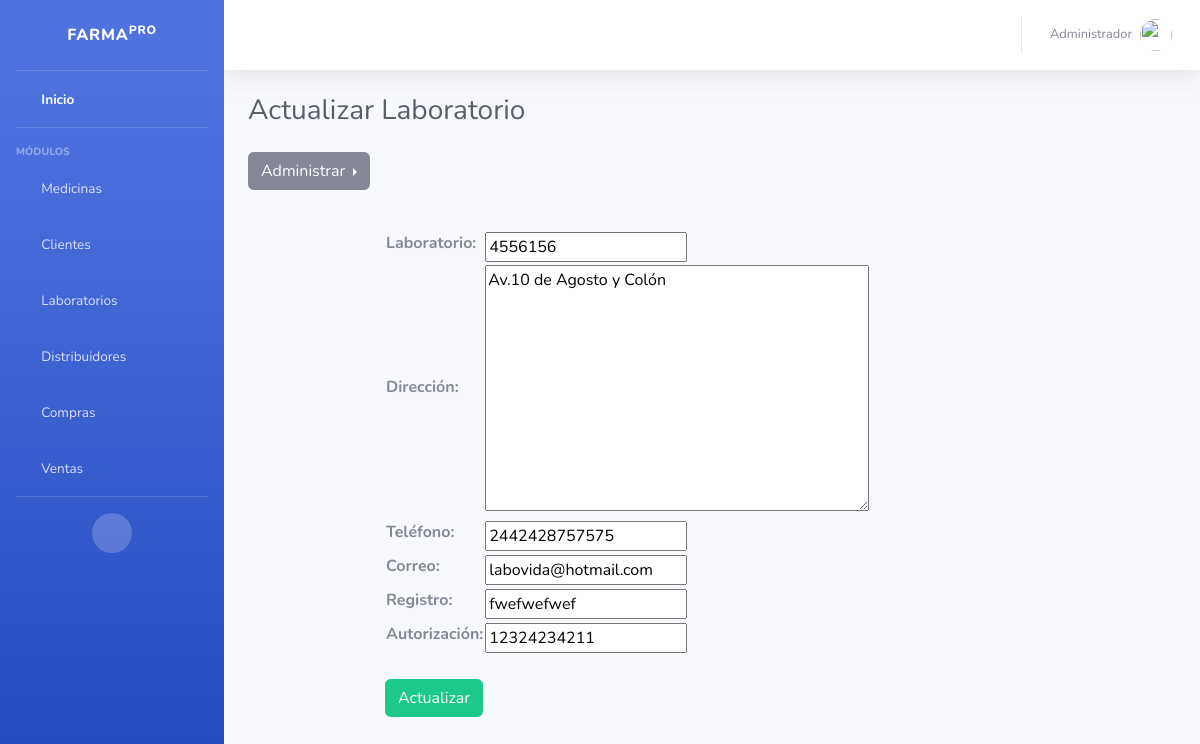
The app's page /laboratorios/update/1, older data.
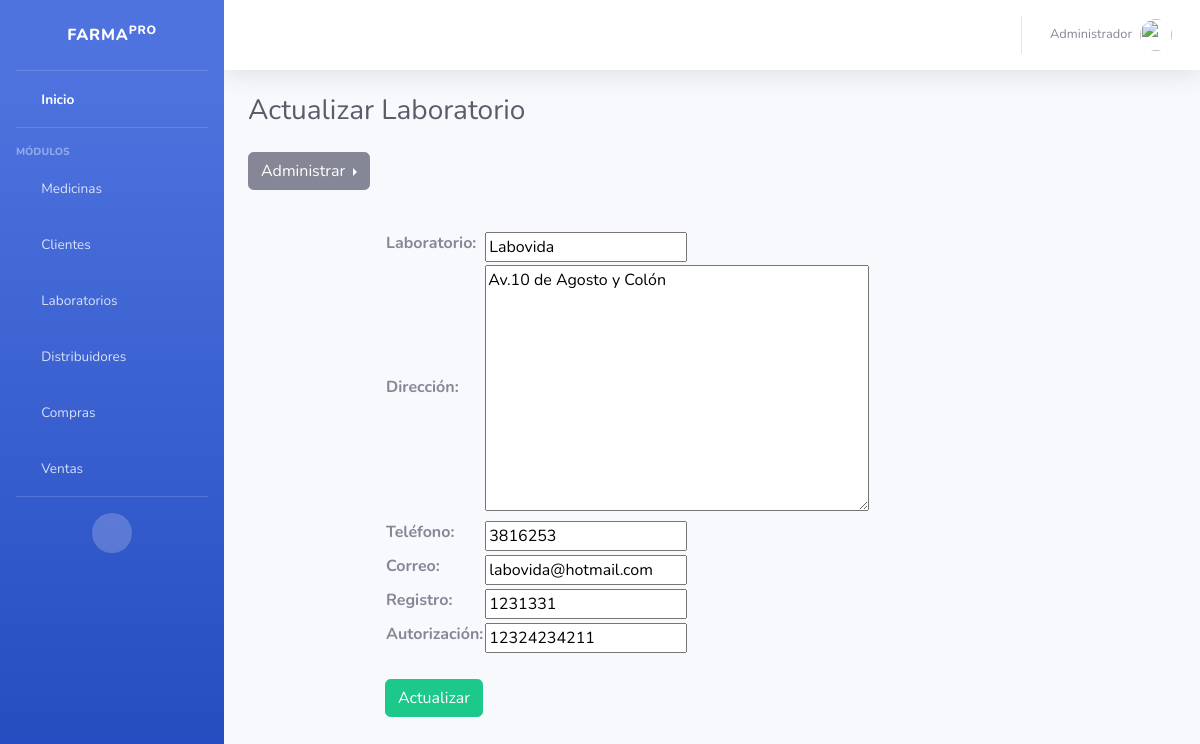
The same page, newer data.
### laboratorios/models.py (models this page shows, shortened)
class Laboratorio (models.Model):
    nombre_laboratorio = models.CharField(max_length=100, verbose_name="Laboratorio", blank=False, null=False, unique=True)
    direccion_laboratorio = models.TextField(max_length=200, verbose_name="Dirección", blank=False, null=False)
    telefono_laboratorio = models.IntegerField(max_length=10 ,verbose_name="Teléfono", blank=False, null=False )
    correo_laboratorio = models.EmailField( verbose_name="Correo", blank=False, null=False)
    registro_laboratorio = models.CharField(max_length=20, verbose_name="Registro", blank=False, null=False)
    autorizacion_laboratorio = models.CharField(max_length=20, verbose_name="Autorización", blank=False, null=False)
    class Meta:
        verbose_name ="Laboratorio"
        verbose_name_plural ="Laboratorios"

### laboratorios/views.py (the view, shortened to what this page needs)
# urls.py: path("update/<int:pk>", LaboratorioUpdateView.as_view(), name="update"),
class LaboratorioUpdateView(UpdateView):
    model = Laboratorio
    fields = ["nombre_laboratorio","direccion_laboratorio","telefono_laboratorio","correo_laboratorio","registro_laboratorio","autorizacion_laboratorio"]
    template_name_suffix = "_update_form"

### laboratorios/templates/laboratorios/laboratorio_update_form.html (shortened to what this page needs)
 {% extends 'core/base.html' %}
{% block cabecera %} Actualizar Laboratorio {% endblock %}
{% block pie %} {% include 'laboratorios/laboratorio_menu.html'%}
<main role="main">
  <div class="container">
    <div class="row mt-3">
      <div class="col-md-9 mx-auto">
        <div>
          <form action="" method="post">
            <table>
              {{ form.as_table }}
            </table>
            <br />
            <input type="submit" value="Actualizar" c class="btn btn-success"/>
          </form>
        </div>
      </div>
    </div>
  </div>
</main>
{% endblock %}

Row changes from the older to the newer data that the page shows:
changed Laboratorio "Av.10 de Agosto y Colón": nombre_laboratorio "4556156" → "Labovida"; telefono_laboratorio "2442428757575" → "3816253"; registro_laboratorio "fwefwefwef" → "1231331"
